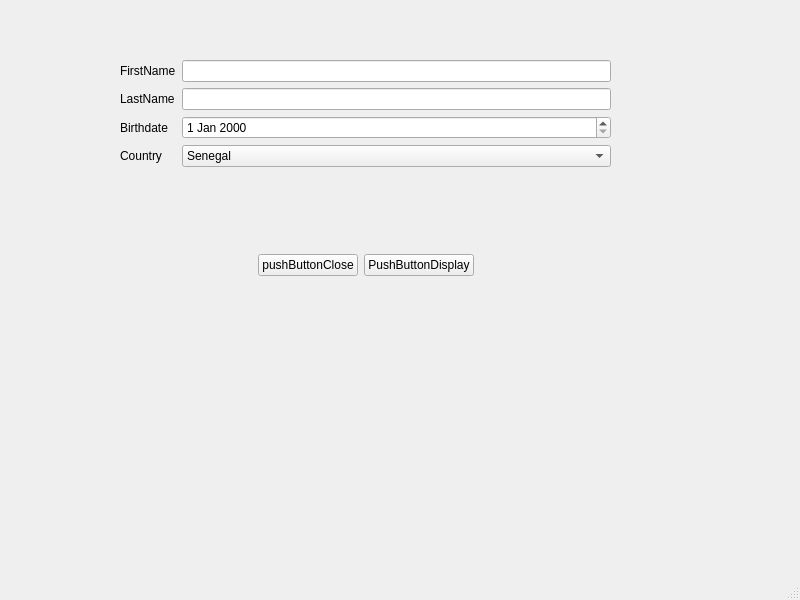
<?xml version="1.0" encoding="UTF-8"?>
<ui version="4.0">
 <class>MainWindow</class>
 <widget class="QMainWindow" name="MainWindow">
  <property name="geometry">
   <rect>
    <x>0</x>
    <y>0</y>
    <width>800</width>
    <height>600</height>
   </rect>
  </property>
  <property name="windowTitle">
   <string>MainWindow</string>
  </property>
  <widget class="QWidget" name="centralwidget">
   <widget class="QWidget" name="formLayoutWidget">
    <property name="geometry">
     <rect>
      <x>120</x>
      <y>60</y>
      <width>491</width>
      <height>141</height>
     </rect>
    </property>
    <layout class="QFormLayout" name="formLayout">
     <item row="0" column="0">
      <widget class="QLabel" name="label">
       <property name="text">
        <string>FirstName</string>
       </property>
      </widget>
     </item>
     <item row="1" column="0">
      <widget class="QLabel" name="label_2">
       <property name="text">
        <string>LastName</string>
       </property>
      </widget>
     </item>
     <item row="1" column="1">
      <widget class="QLineEdit" name="lineEditLastName">
       <property name="text">
        <string/>
       </property>
      </widget>
     </item>
     <item row="2" column="0">
      <widget class="QLabel" name="label_3">
       <property name="text">
        <string>Birthdate</string>
       </property>
      </widget>
     </item>
     <item row="2" column="1">
      <widget class="QDateEdit" name="dateEditBirthdate"/>
     </item>
     <item row="3" column="0">
      <widget class="QLabel" name="label_4">
       <property name="text">
        <string>Country</string>
       </property>
      </widget>
     </item>
     <item row="3" column="1">
      <widget class="QComboBox" name="comboBoxCountry">
       <item>
        <property name="text">
         <string>Senegal</string>
        </property>
       </item>
       <item>
        <property name="text">
         <string>Maroc</string>
        </property>
       </item>
       <item>
        <property name="text">
         <string>Mauritanie</string>
        </property>
       </item>
       <item>
        <property name="text">
         <string>Niger</string>
        </property>
       </item>
       <item>
        <property name="text">
         <string>Afrique du Sud</string>
        </property>
       </item>
      </widget>
     </item>
     <item row="4" column="0">
      <layout class="QGridLayout" name="gridLayout"/>
     </item>
     <item row="0" column="1">
      <widget class="QLineEdit" name="lineEditFirstName">
       <property name="text">
        <string/>
       </property>
      </widget>
     </item>
    </layout>
   </widget>
   <widget class="QWidget" name="gridLayoutWidget_2">
    <property name="geometry">
     <rect>
      <x>120</x>
      <y>210</y>
      <width>491</width>
      <height>111</height>
     </rect>
    </property>
    <layout class="QGridLayout" name="gridLayout_3">
     <item row="0" column="2">
      <widget class="QPushButton" name="pushButtonDisplay">
       <property name="text">
        <string>PushButtonDisplay</string>
       </property>
      </widget>
     </item>
     <item row="0" column="0">
      <spacer name="horizontalSpacer">
       <property name="orientation">
        <enum>Qt::Horizontal</enum>
       </property>
       <property name="sizeHint" stdset="0">
        <size>
         <width>40</width>
         <height>20</height>
        </size>
       </property>
      </spacer>
     </item>
     <item row="0" column="1">
      <widget class="QPushButton" name="pushButtonClose">
       <property name="text">
        <string>pushButtonClose</string>
       </property>
      </widget>
     </item>
     <item row="0" column="3">
      <spacer name="horizontalSpacer_2">
       <property name="orientation">
        <enum>Qt::Horizontal</enum>
       </property>
       <property name="sizeHint" stdset="0">
        <size>
         <width>40</width>
         <height>20</height>
        </size>
       </property>
      </spacer>
     </item>
    </layout>
   </widget>
  </widget>
  <widget class="QMenuBar" name="menubar">
   <property name="geometry">
    <rect>
     <x>0</x>
     <y>0</y>
     <width>800</width>
     <height>22</height>
    </rect>
   </property>
  </widget>
  <widget class="QStatusBar" name="statusbar"/>
 </widget>
 <resources/>
 <connections/>
</ui>
